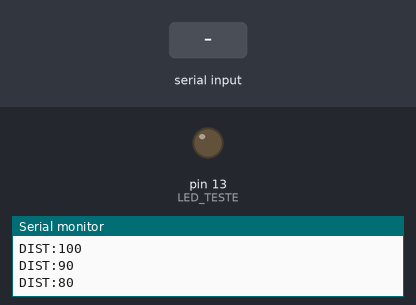
Bench run of a sketch on a simulated Arduino Uno, built with avr-gcc and run on an emulated ATmega328P. On the bench: output pins drawn as LEDs (lit = HIGH), the last lines printed to the serial monitor. The test bench sets the inputs (shaded band). Random numbers use the default seed unless the sketch sets one.

Above: at 1.7 s.
1.8 s: "REVIVER\n" received over Serial
At 1.89 s:
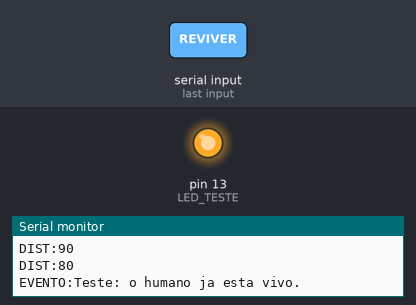
3.4 s: "PARAR\n" received over Serial
At 4.6 s:
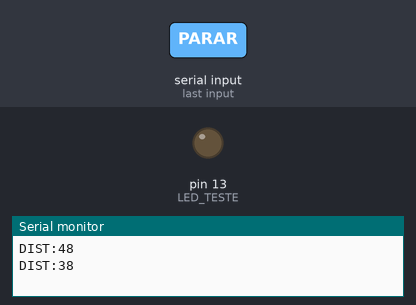
6.4 s: "SFX:\n" received over Serial
At 6.49 s:
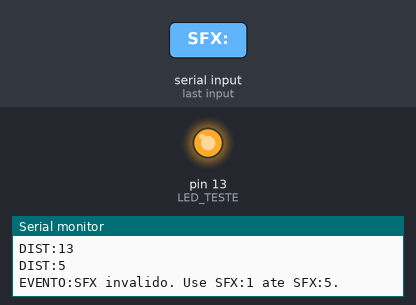
Timing chart, 0 to 9.4 s (numbered marks = the images above; inputs shaded):
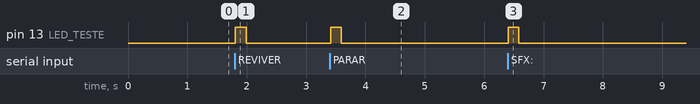

The sketch:

testeArduino.ino
```cpp
/*
  TESTE DO PROJETO HALLOWEEN - BONECO DE VODOU
  Use com o Arduino conectado somente pelo USB.

  Este programa SIMULA sensor, servo e buzzer para testar a comunicacao
  serial com o Node.js e a tela. O LED_BUILTIN pisca ao receber comandos.

  Protocolo serial a 9600 baud:
    Arduino -> Node: DIST:<cm>, ESTADO:VIVO/MORTO, EVENTO:<texto>
    Node -> Arduino: REVIVER, PARAR, SFX:1 ... SFX:5
*/

const int LED_TESTE = LED_BUILTIN;
const unsigned long INTERVALO_DISTANCIA = 700;
const unsigned long DURACAO_LED = 180;

unsigned long ultimaDistancia = 0;
unsigned long apagarLedEm = 0;
int distanciaSimulada = 100;
int direcao = -1;
bool humanoVivo = true;
bool ledAceso = false;

void evento(const char *texto) {
  Serial.print("EVENTO:");
  Serial.println(texto);
}

void informarEstado() {
  Serial.print("ESTADO:");
  Serial.println(humanoVivo ? "VIVO" : "MORTO");
}

void piscarLed() {
  digitalWrite(LED_TESTE, HIGH);
  ledAceso = true;
  apagarLedEm = millis() + DURACAO_LED;
}

void processarComando(String comando) {
  comando.trim();
  comando.toUpperCase();

  if (comando == "REVIVER") {
    if (!humanoVivo) {
      humanoVivo = true;
      informarEstado();
      evento("Teste: comando REVIVER recebido; servo simulado.");
    } else {
      evento("Teste: o humano ja esta vivo.");
    }
    piscarLed();
  }
  else if (comando == "PARAR") {
    evento("Teste: comando PARAR recebido; movimento simulado interrompido.");
    piscarLed();
  }
  else if (comando.startsWith("SFX:")) {
    int numero = comando.substring(4).toInt();
    if (numero >= 1 && numero <= 5) {
      Serial.print("EVENTO:Teste: SFX ");
      Serial.print(numero);
      Serial.println(" recebido; buzzer simulado.");
    } else {
      evento("SFX invalido. Use SFX:1 ate SFX:5.");
    }
    piscarLed();
  }
  else if (comando.startsWith("DISTTEST:")) {
    // Opcional: envie DISTTEST:15 pelo Monitor Serial para testar proximidade.
    int valor = comando.substring(9).toInt();
    if (valor >= 2 && valor <= 200) {
      distanciaSimulada = valor;
      Serial.print("DIST:");
      Serial.println(distanciaSimulada);
      evento("Leitura de distancia de teste definida manualmente.");
    } else {
      evento("Distancia invalida. Use um valor entre 2 e 200 cm.");
    }
  }
  else if (comando.length() > 0) {
    evento("Comando desconhecido.");
  }
}

void setup() {
  pinMode(LED_TESTE, OUTPUT);
  digitalWrite(LED_TESTE, LOW);
  Serial.begin(9600);
  randomSeed(analogRead(A0));

  delay(500);
  evento("Arduino de teste iniciado; componentes fisicos simulados.");
  informarEstado();
  Serial.print("DIST:");
  Serial.println(distanciaSimulada);
}

void loop() {
  // Recebe comandos enviados pelo backend Node.js, um por linha.
  if (Serial.available() > 0) {
    String comando = Serial.readStringUntil('\n');
    processarComando(comando);
  }

  // Gera leituras falsas de distancia entre 5 e 100 cm.
  if (millis() - ultimaDistancia >= INTERVALO_DISTANCIA) {
    ultimaDistancia = millis();

    distanciaSimulada += direcao * random(5, 16);
    if (distanciaSimulada <= 5) {
      distanciaSimulada = 5;
      direcao = 1;
    } else if (distanciaSimulada >= 100) {
      distanciaSimulada = 100;
      direcao = -1;
    }

    Serial.print("DIST:");
    Serial.println(distanciaSimulada);

    // Simula a aproximacao de alguem e a morte do humano.
    if (distanciaSimulada < 30 && humanoVivo) {
      humanoVivo = false;
      informarEstado();
      evento("Teste: alguem se aproximou; humano simulado como morto.");
    }
  }

  if (ledAceso && (long)(millis() - apagarLedEm) >= 0) {
    digitalWrite(LED_TESTE, LOW);
    ledAceso = false;
  }
}
```

Measured:
- after the input at 1.8 s, pin 13 (LED_TESTE): LOW → HIGH at once, → LOW 0.18 s later
- after the input at 3.4 s, pin 13 (LED_TESTE): LOW → HIGH at once, → LOW 0.18 s later
- after the input at 6.4 s, pin 13 (LED_TESTE): LOW → HIGH at once, → LOW 0.18 s later
